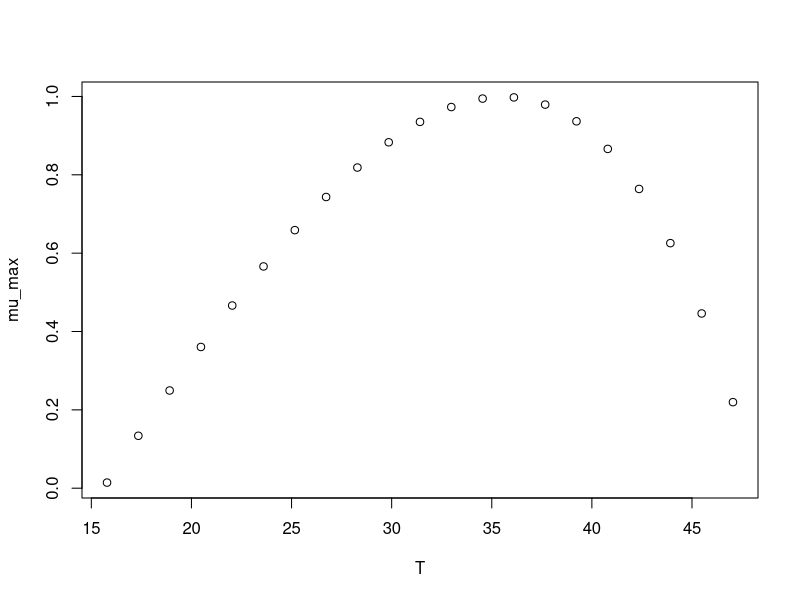

Write R code to recreate this figure.
#############################
# start of Parameter script
#############################
T <- seq(15.7842157842158,47.047,length.out=21)
#############################
# end of Parameter script
#############################
############################# 
# start of Model script Gropin ID 1155 
#############################
 
# constant coefficients for this model
 
variables <- data.frame(T)
argumentsPar <- expand.grid(variables)
 
# heart of the model
response_surface <- function(T) {
   mumax <-0.088*(T-15.6)*(1-exp(0.066*(T-48.3)))

return(mumax=mumax)
} 

# output parameters
mumax <- cbind(argumentsPar,response_surface(argumentsPar['T']))
colnames(mumax) <- c(colnames(argumentsPar),'mumax')
#############################
# End of Model script
#############################
############################# 
# start of Visualisation script Gropin ID 1155 
#############################
plot(T,mumax$mumax,
                          xlab='T',
                          ylab='mu_max')
#############################
# End of Visualisation script
#############################
